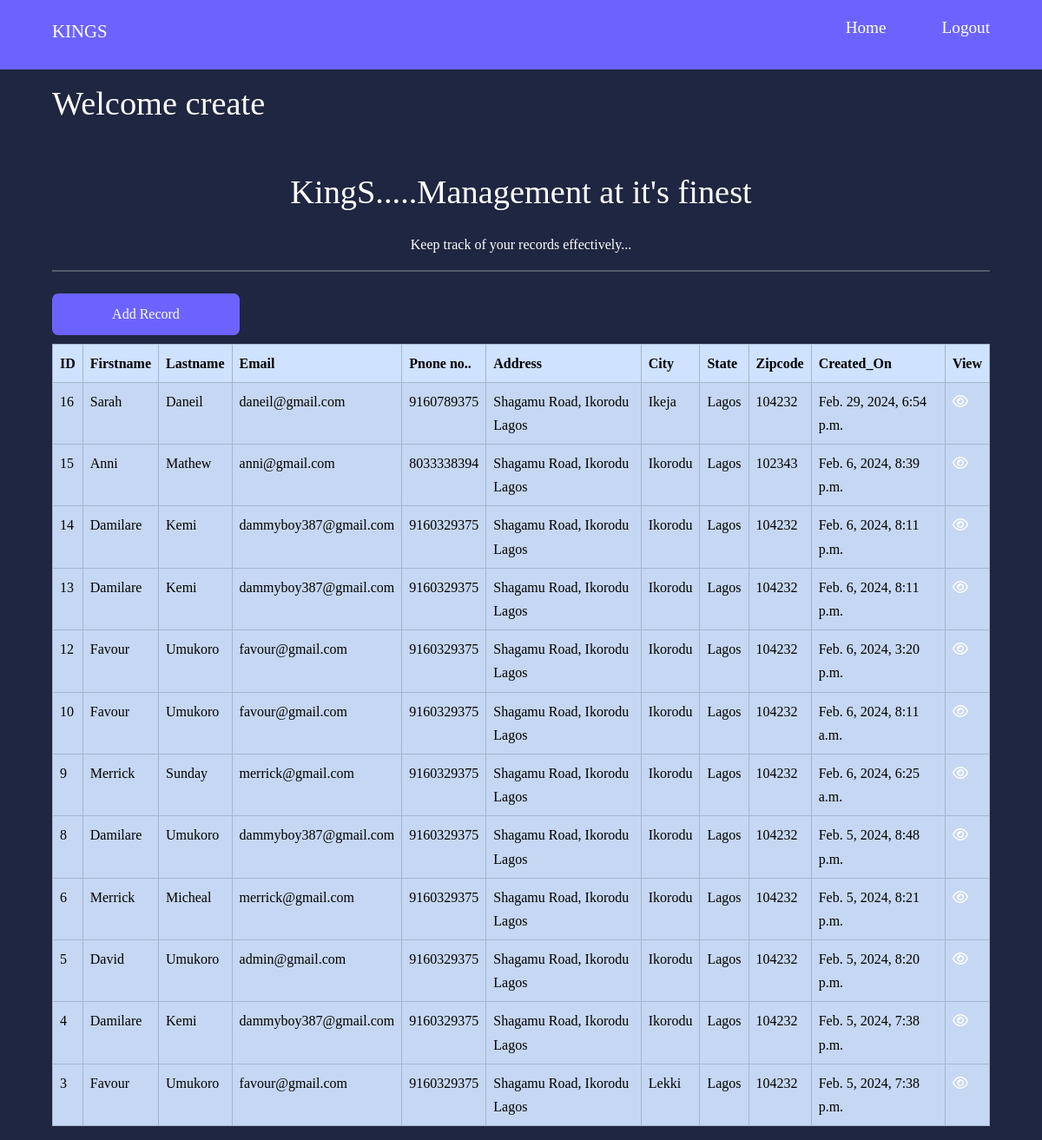
Page /app/index/ (signed in) on the committed database.
### Create/models.py (models this page shows, shortened)
class Record(models.Model):
    created_at = models.DateTimeField(auto_now_add = True)
    firstname = models.CharField(max_length=100)
    lastname = models.CharField(max_length = 100)
    email = models.EmailField()
    phone = models.IntegerField()
    address = models.CharField(max_length = 100)
    city = models.CharField(max_length = 100)
    state = models.CharField(max_length = 100)
    zipcode = models.CharField(max_length = 100)

### Create/views.py (the view)
# urls.py: 2. Add a URL to urlpatterns:  path('', views.home, name='home')
def home(request):
    record = Record.objects.all().order_by('-created_at')
    if request.method == 'POST':
        username = request.POST['username']
        password = request.POST['password']
        user = authenticate(request, username=username, password=password)
        if user is not None:
            login(request, user)
            messages.success(request, 'You have been logged In!')
            return redirect('apphome')
        else:
            messages.error(request, 'Invalid Email and Password')
            return redirect('apphome')
    else:
        context= {
            'record':record
        }
        return render(request, 'dashboard/home.html', context)

### template/dashboard/home.html (shortened to what this page needs)
{% extends 'base.html' %}
{% block content %}
<div class="contain header">
  {% if user.is_authenticated %}
    <div class="">
      <h1 class="pt-3">Welcome {{ user }}</h1>
    <h1 class="text-white text-center pt-5">
        KingS.....Management at it's finest
    </h1>
    <p class="text-center pt-3">
        Keep track of your records effectively...
    </p>
    <hr>
    <a href="{% url 'appadd' %}" class="btns">Add Record</a>
    <div class="table-responsive">
      <table id="table_id" class="table  table-striped table-bordered table-hover table-primary">
        <thead class="text-white rt">
          <tr>
            <th>ID</th>
            <th>Firstname</th>
            <th>Lastname</th>
            <th>Email</th>
            <th>Pnone no..</th>
            <th>Address</th>
            <th>City</th>
            <th>State</th>
            <th>Zipcode</th>
            <th>Created_On</th>
            <th>View</th>
          </tr>
        </thead>
        {% for i in record %}
        <tbody>
          <tr class="text-white">
            <td>{{i.id}}</td>
            <td>{{i.firstname}}</td>
            <td>{{i.lastname}}</td>
            <td>{{i.email}}</td>
            <td>{{i.phone}}</td>
            <td>{{i.address}}</td>
            <td>{{i.city}}</td>
            <td>{{i.state}}</td>
            <td>{{i.zipcode}}</td>
            <td>{{i.created_at}}</td>
            <td><a href="{% url 'apprecord' i.id %}" class="tr"><i class="fa-regular fa-eye"></i></a></td>
          </tr>
        </tbody>
        {% endfor %}
      </table>
    </div>
    </div>
{% endif %}
{% endblock %}

### template/base.html (shortened to what this page needs)
{% load static %}
<!DOCTYPE html>
<html lang="en">
    <head>
    <link href="https://cdn.jsdelivr.net/npm/bootstrap@5.3.3/dist/css/bootstrap.min.css" rel="stylesheet">
    <link rel="stylesheet" href="{% static 'css/style.css' %}">
    <link rel="stylesheet" href="https://cdnjs.cloudflare.com/ajax/libs/font-awesome/6.5.2/css/all.min.css" />
</head>
<body>
    <nav>
        <div class="contain nav_container">
            <h4>KINGS</h4>
            <ul class="nav_menu">
                {% if user.is_authenticated %}
                <li><a href="{% url 'apphome' %}" >Home</a></li>
                <li><a href="{% url 'applogout' %}" >Logout</a></li>
            {% else %}
            <li><a href="{% url 'apphome' %}" >Login</a></li>
            <li><a href="{% url 'appregister' %}" >Register</a></li>
            {% endif %}
        </ul>
        </div>
    </nav>
      {% block content %} {% endblock %}
</body>
</html>

### static/css/style.css (style rules this page uses)
* { margin: 0; padding: 0; border: 0; outline: 0; text-decoration: none; list-style-type: none; box-sizing: border-box; }
:root { --color-primary: #6c63ff; --color-success: #00bf8e; --color-warning: #f7c94b; --color-danger: #f75842; --color-danger-variant: rgba(247, 88, 66, 0.4); --color-white: #fff; --color-light: rgba(225, 225, 225, 0.7); --color-black: #000; --color-bg: #1f2641; --color-bg1: #2e3267; --color-bg2: #424890; --transition: all 400ms ease; --container-width-lg: 90%; --container-width-md: 90%; --container-width-sm: 94%; --container-width-sms: 100%; }
body { font-family: cursive; line-height: 1.7; color: var(--color-white); background: var(--color-bg); }
.rt { background: var(--color-primary) !important; }
.contain { width: var(--container-width-lg); margin: 0 auto; }
h1, h2, h3, h4, h5 { line-height: 1.2; }
h1 { font-size: 2.4rem; }
h4 { font-size: 1.3rem; }
a { color: var(--color-white); text-decoration: none; }
nav { background: var(--color-primary); width: 100%; height: 5rem; position: fixed; top: 0; z-index: 11; }
.nav_container { height: 100%; display: flex; justify-content: space-between; align-items: center; }
.nav_menu { display: flex; align-items: center; gap: 4rem; }
.nav_menu a { font-size: 1.2rem; transition: var(--transition); text-decoration: none; }
.header { position: relative; top: 5rem; overflow: hidden; margin-bottom: 5rem; }
hr { border: 1px solid #f1f1f1; margin-bottom: 25px; }
.btns { display: block; width: 20%; background: var(--color-primary); color: var(--color-white); padding: 10px; margin-bottom: 10px; text-align: center; border-radius: 7px; }

### rows in the picture
Record: id "16", firstname "Sarah", lastname "Daneil", email "daneil@gmail.com", phone "9160789375", address "Shagamu Road, Ikorodu Lagos", city "Ikeja", state "Lagos", zipcode "104232", created_at "Feb. 29, 2024, 6:54 p.m."
Record: id "15", firstname "Anni", lastname "Mathew", email "anni@gmail.com", phone "8033338394", address "Shagamu Road, Ikorodu Lagos", city "Ikorodu", state "Lagos", zipcode "102343", created_at "Feb. 6, 2024, 8:39 p.m."
Record: id "14", firstname "Damilare", lastname "Kemi", email "dammyboy387@gmail.com", phone "9160329375", address "Shagamu Road, Ikorodu Lagos", city "Ikorodu", state "Lagos", zipcode "104232", created_at "Feb. 6, 2024, 8:11 p.m."
Record: id "13", firstname "Damilare", lastname "Kemi", email "dammyboy387@gmail.com", phone "9160329375", address "Shagamu Road, Ikorodu Lagos", city "Ikorodu", state "Lagos", zipcode "104232", created_at "Feb. 6, 2024, 8:11 p.m."
Record: id "12", firstname "Favour", lastname "Umukoro", email "favour@gmail.com", phone "9160329375", address "Shagamu Road, Ikorodu Lagos", city "Ikorodu", state "Lagos", zipcode "104232", created_at "Feb. 6, 2024, 3:20 p.m."
Record: id "10", firstname "Favour", lastname "Umukoro", email "favour@gmail.com", phone "9160329375", address "Shagamu Road, Ikorodu Lagos", city "Ikorodu", state "Lagos", zipcode "104232", created_at "Feb. 6, 2024, 8:11 a.m."
Record: id "9", firstname "Merrick", lastname "Sunday", email "merrick@gmail.com", phone "9160329375", address "Shagamu Road, Ikorodu Lagos", city "Ikorodu", state "Lagos", zipcode "104232", created_at "Feb. 6, 2024, 6:25 a.m."
Record: id "8", firstname "Damilare", lastname "Umukoro", email "dammyboy387@gmail.com", phone "9160329375", address "Shagamu Road, Ikorodu Lagos", city "Ikorodu", state "Lagos", zipcode "104232", created_at "Feb. 5, 2024, 8:48 p.m."
Record: id "6", firstname "Merrick", lastname "Micheal", email "merrick@gmail.com", phone "9160329375", address "Shagamu Road, Ikorodu Lagos", city "Ikorodu", state "Lagos", zipcode "104232", created_at "Feb. 5, 2024, 8:21 p.m."
Record: id "5", firstname "David", lastname "Umukoro", email "admin@gmail.com", phone "9160329375", address "Shagamu Road, Ikorodu Lagos", city "Ikorodu", state "Lagos", zipcode "104232", created_at "Feb. 5, 2024, 8:20 p.m."
Record: id "4", firstname "Damilare", lastname "Kemi", email "dammyboy387@gmail.com", phone "9160329375", address "Shagamu Road, Ikorodu Lagos", city "Ikorodu", state "Lagos", zipcode "104232", created_at "Feb. 5, 2024, 7:38 p.m."
Record: id "3", firstname "Favour", lastname "Umukoro", email "favour@gmail.com", phone "9160329375", address "Shagamu Road, Ikorodu Lagos", city "Lekki", state "Lagos", zipcode "104232", created_at "Feb. 5, 2024, 7:38 p.m."

### other values in the picture
{{ user }} "create"
